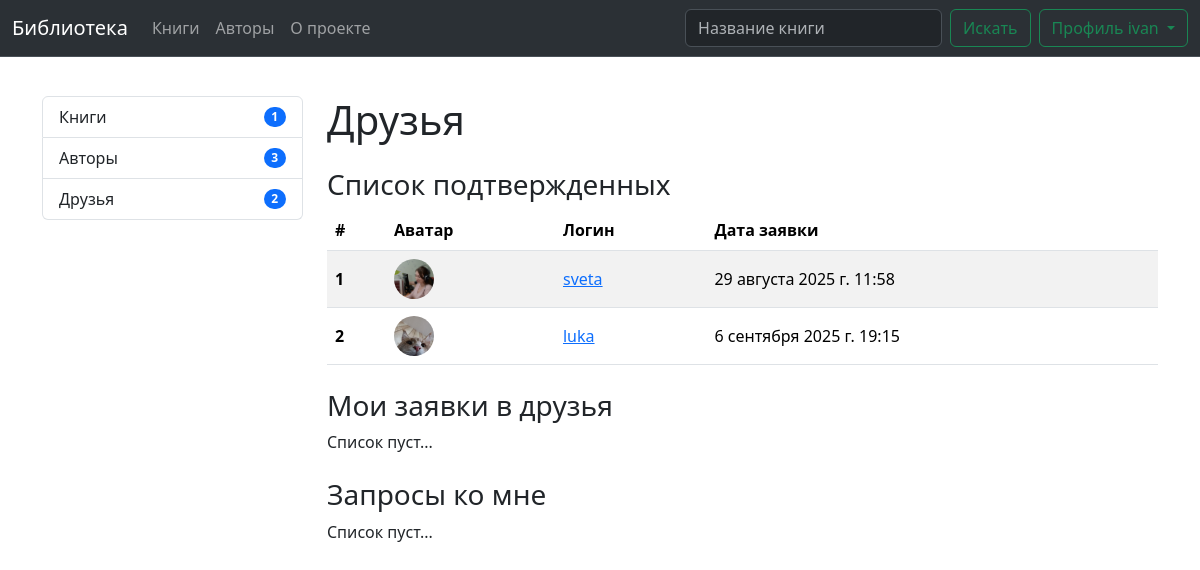
Page /userinfo/authors/ (signed in) on the committed database.
### users/models.py (models this page shows, shortened)
class Profile(models.Model):
    user = models.OneToOneField(User, on_delete=models.CASCADE)
    city = models.CharField(max_length=100, null=True, blank=True)
    about = HTMLField(null=True, blank=True)
    avatar = models.ImageField(null=True, blank=True, upload_to='users/')
    isAuthor = models.BooleanField(default=False)
    @property
    def friends(self):
        sent = FriendRequest.objects.filter(from_user=self, accepted=True).values_list('to_user', flat=True)
        received = FriendRequest.objects.filter(to_user=self, accepted=True).values_list('from_user', flat=True)
        friend_ids = list(sent) + list(received)
        return Profile.objects.filter(id__in=friend_ids)
    @property
    def friends_request_to_me(self):
        received = FriendRequest.objects.filter(to_user=self, accepted=False).values_list('from_user', flat=True)
        request_ids = list(received)
        return Profile.objects.filter(id__in=request_ids)

class FriendRequest(models.Model):
    from_user = models.ForeignKey(Profile, related_name='from_user_field', on_delete=models.CASCADE)
    to_user = models.ForeignKey(Profile, related_name='to_user_field', on_delete=models.CASCADE)
    accepted = models.BooleanField(default=False)
    created_at = models.DateTimeField(auto_now_add=True)
    class Meta:
        unique_together = ('from_user', 'to_user')

### userinfo/views.py (the view)
# urls.py: path('authors/', FriendsView.as_view(), name='friends'),
class FriendsView(LoginRequiredMixin, View):
    def get(self, req):
        def friends():
            sent = FriendRequest.objects.filter(from_user=req.user.profile, accepted=True)
            sent_res = [{'user': i.to_user, 'date': i.created_at} for i in sent]
            received = FriendRequest.objects.filter(to_user=req.user.profile, accepted=True)
            received_res = [{'user': i.from_user, 'date': i.created_at} for i in received]
            return list(sent_res) + list(received_res)
        def friends_request_from_me():
            res = FriendRequest.objects.filter(from_user=req.user.profile, accepted=False)
            return [{'user': i.to_user, 'date': i.created_at} for i in res]
        def friends_request_to_me():
            res = FriendRequest.objects.filter(to_user=req.user.profile, accepted=False)
            return [{'user': i.from_user, 'date': i.created_at} for i in res]
        return render(req, 'userinfo/friends.html', {
            'req_approved': friends(),
            'req_my': friends_request_from_me(),
            'req_to_me': friends_request_to_me(),
        })

### library/context_processors.py (called while the page is built)
def menu_data(request):
    return {
        'authors_count': Profile.objects.filter(isAuthor=True).count(),
        'friends_count': request.user.profile.friends.count() if request.user.is_authenticated and hasattr(request.user, 'profile') else 0,
        'requests_count': request.user.profile.friends_request_to_me.count() if request.user.is_authenticated and hasattr(request.user, 'profile') else 0,
        'books_count': Book.objects.all().count(),
    }

### userinfo/templates/userinfo/friends.html (shortened to what this page needs)
{% extends 'base-user.html' %}
{% block meta %}
    <link href="https://use.fontawesome.com/releases/v6.1.1/css/all.css" rel="stylesheet">
{% endblock %}
{% block main %}
    <h1 class="mt-4">Друзья</h1>
    <h3 class="mt-4">Список подтвержденных</h3>
    {% if req_approved|length > 0 %}
    <table class="table table-striped">
      <thead>
        <tr>
          <th scope="col">#</th>
          <th scope="col">Аватар</th>
          <th scope="col">Логин</th>
          <th scope="col">Дата заявки</th>
        </tr>
      </thead>
      <tbody>
      {% for i in req_approved %}
        <tr>
          <th scope="row" style="vertical-align: middle">{{ forloop.counter }}</th>
          <td class="avatar" style="vertical-align: middle">
              {% if i.user.avatar %}
              <div class="img-avatar">
                <img src="{{ i.user.avatar.url }}" alt="img" class="avatar-img" width="40">
              </div>
              {% else %}
                <i class="fa-solid fa-user-tie" style="font-size: 40px"></i>
              {% endif %}
          </td>
            <td style="vertical-align: middle"><a href="{% url 'library:author' i.user.pk %}">{{ i.user.user.username }}</a></td>
            <td style="vertical-align: middle">{{ i.date }}</td>
        </tr>
      {% endfor %}
      </tbody>
    </table>
    {% else %}
        <p>Список пуст...</p>
    {% endif %}
    <h3 class="mt-4">Мои заявки в друзья</h3>
    {% if req_my|length > 0 %}
    <table class="table table-striped">
      <thead>
        <tr>
          <th scope="col">#</th>
          <th scope="col">Аватар</th>
          <th scope="col">Логин</th>
          <th scope="col">Дата заявки</th>
        </tr>
      </thead>
      <tbody>
      {% for i in req_my %}
        <tr>
          <th scope="row" style="vertical-align: middle">{{ forloop.counter }}</th>
          <td class="avatar" style="vertical-align: middle">
              {% if i.user.avatar %}
              <div class="img-avatar">
                <img src="{{ i.user.avatar.url }}" alt="img" class="avatar-img" width="40">
              </div>
              {% else %}
                <i class="fa-solid fa-user-tie" style="font-size: 40px"></i>
              {% endif %}
          </td>
            <td style="vertical-align: middle"><a href="{% url 'library:author' i.user.pk %}">{{ i.user.user.username }}</a></td>
            <td style="vertical-align: middle">{{ i.date }}</td>
        </tr>
      {% endfor %}
      </tbody>
    </table>
    {% else %}
        <p>Список пуст...</p>
    {% endif %}
    <h3 class="mt-4">Запросы ко мне</h3>
    {% if req_to_me|length > 0 %}
    <table class="table table-striped">
      <thead>
        <tr>
          <th scope="col">#</th>
          <th scope="col">Аватар</th>
          <th scope="col">Логин</th>
          <th scope="col">Дата заявки</th>
        </tr>
      </thead>
      <tbody>
      {% for i in req_to_me %}
        <tr>
          <th scope="row" style="vertical-align: middle">{{ forloop.counter }}</th>
          <td class="avatar" style="vertical-align: middle">
              {% if i.user.avatar %}
              <div class="img-avatar">
                <img src="{{ i.user.avatar.url }}" alt="img" class="avatar-img" width="40">
              </div>
              {% else %}
                <i class="fa-solid fa-user-tie" style="font-size: 40px"></i>
              {% endif %}
          </td>
            <td style="vertical-align: middle"><a href="{% url 'library:author' i.user.pk %}">{{ i.user.user.username }}</a></td>
            <td style="vertical-align: middle">{{ i.date }}</td>
        </tr>
      {% endfor %}
      </tbody>
    </table>
    {% else %}
        <p>Список пуст...</p>
    {% endif %}
{% endblock %}

### templates/includes/header.html (shortened to what this page needs)
<nav class="navbar fixed-top navbar-expand-lg bg-body-tertiary bg-dark border-bottom border-body" data-bs-theme="dark">
  <div class="container-fluid">
    <a class="navbar-brand" href="{% url 'library:home' %}">Библиотека</a>
    <div class="collapse navbar-collapse" id="navbarSupportedContent">
      <ul class="navbar-nav me-auto mb-2 mb-lg-0">
        <li class="nav-item">
          <a
            class="nav-link {% if request.resolver_match.url_name == 'books' %}active{% endif %}"
            href="{% url 'library:books' %}"
          >Книги</a>
        </li>
        <li class="nav-item">
          <a
            class="nav-link {% if request.resolver_match.url_name == 'authors' %}active{% endif %}"
            href="{% url 'library:authors' %}"
          >Авторы</a>
        </li>
        <li class="nav-item">
          <a
            class="nav-link {% if request.resolver_match.url_name == 'about' %}active{% endif %}"
            href="{% url 'library:about' %}"
          >О проекте</a>
        </li>
      </ul>
      <form class="d-flex" role="search" method="get" action="{% url 'library:home' %}">
        <input class="form-control me-2" type="search" placeholder="Название книги" aria-label="Название книги"/>
        <button class="btn btn-outline-success" type="submit">Искать</button>
      </form>
        {% if user.is_authenticated and user.profile %}
        <div class="dropdown">
          <button class="btn btn-outline-success dropdown-toggle ms-2" type="button" data-bs-toggle="dropdown" aria-expanded="false">
            Профиль {{ user.username }}
          </button>
        </div>
        {% else %}
            <form class="d-flex ms-2" method="post" action="{% url 'users:login' %}">
              {% csrf_token %}
              <button class="btn btn-outline-success" type="submit">Вход</button>
            </form>
        {% endif %}
    </div>
  </div>
</nav>

### static/css/base.css (style rules this page uses)
html, body { height: 100%; }
.img-avatar { width: 40px; height: 40px; border-radius: 50%; overflow: hidden; }

### rows in the picture
Profile: user.avatar (picture), user.user.username "sveta", date "29 августа 2025 г. 11:58"
Profile: user.avatar (picture), user.user.username "luka", date "6 сентября 2025 г. 19:15"

### other values in the picture
{{ user.username }} "ivan"
{{ books_count }} "1"
{{ authors_count }} "3"
{{ friends_count }} "2"
